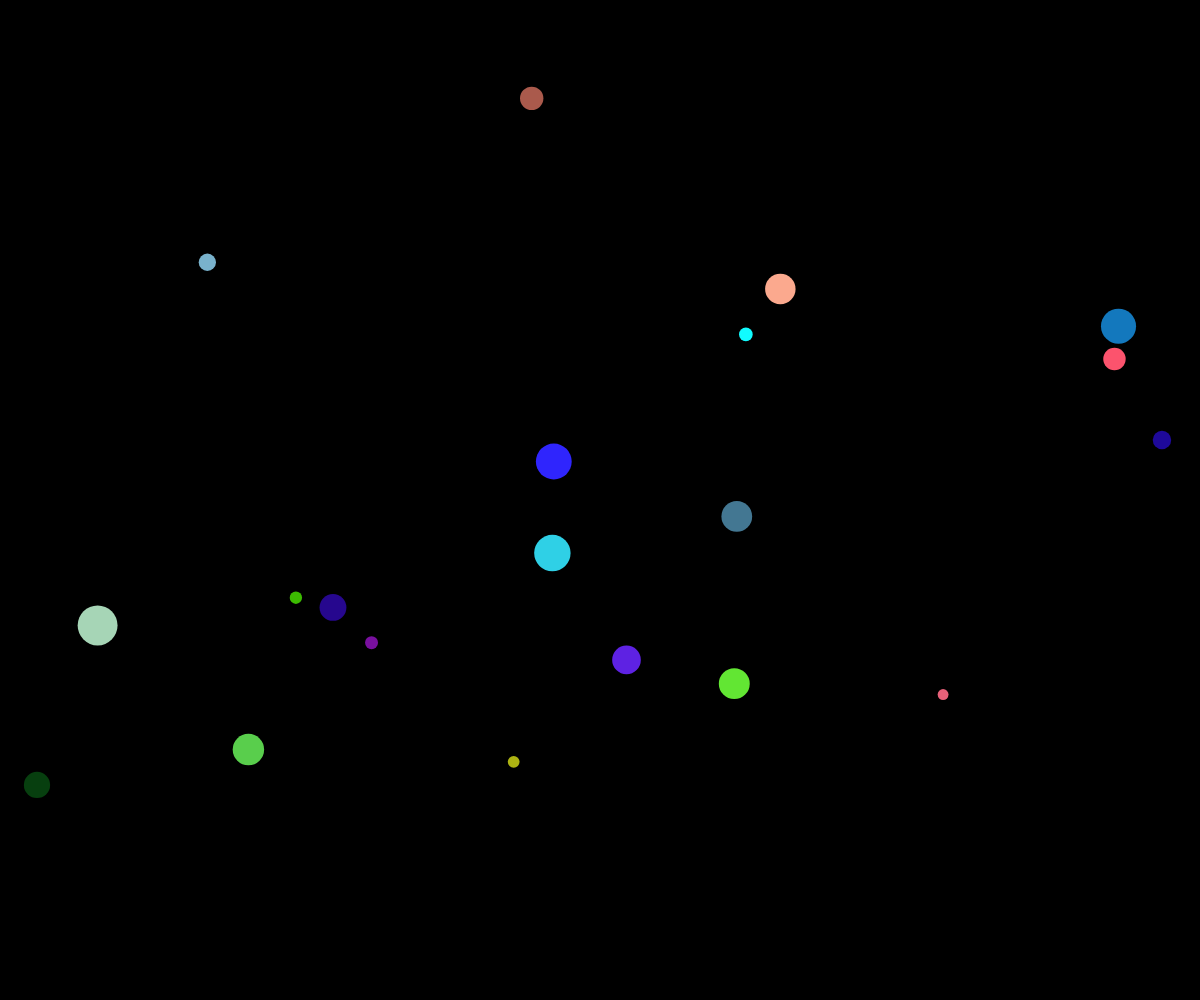
Frame 1 (no input)
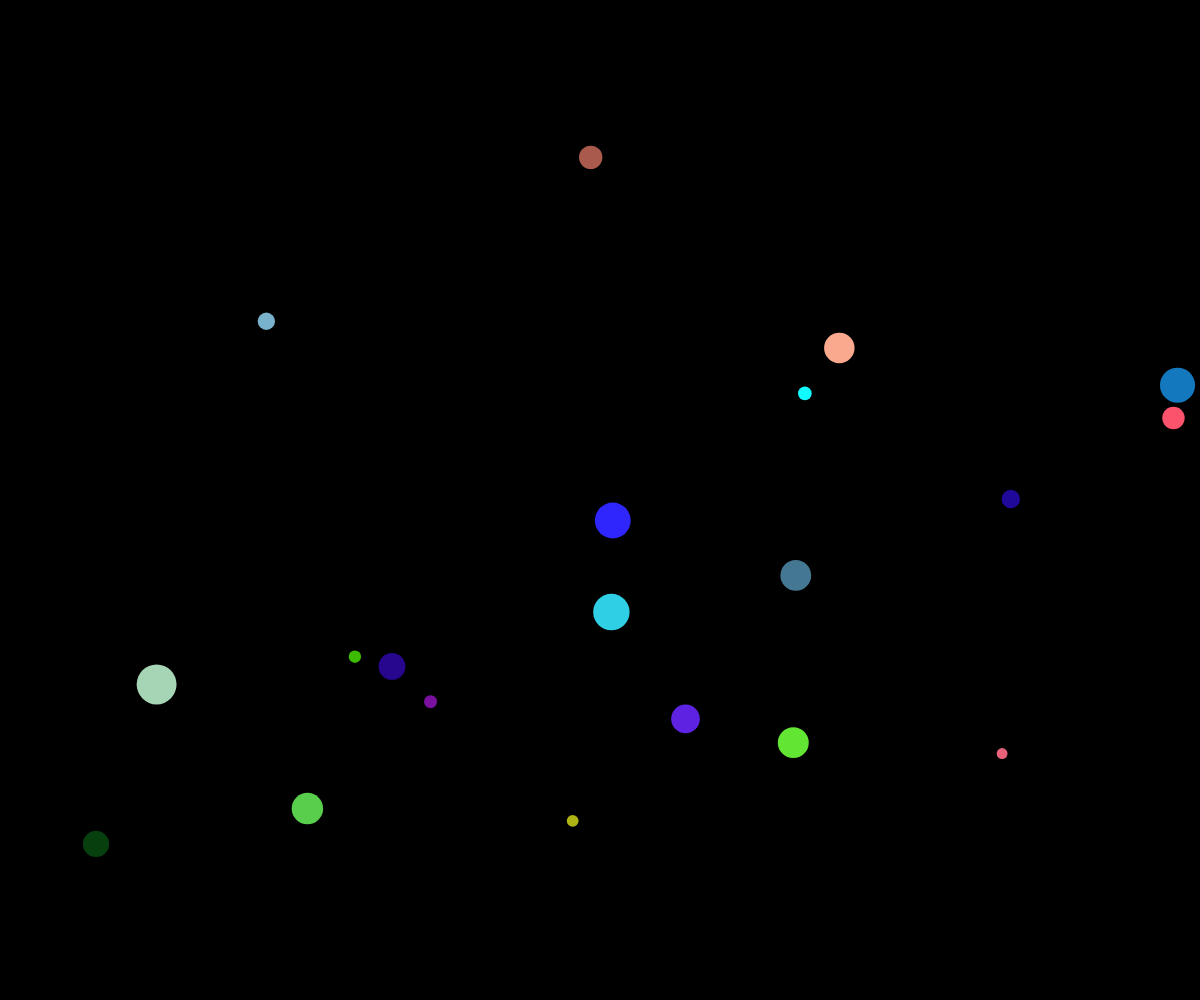
Frame 60 (no input)
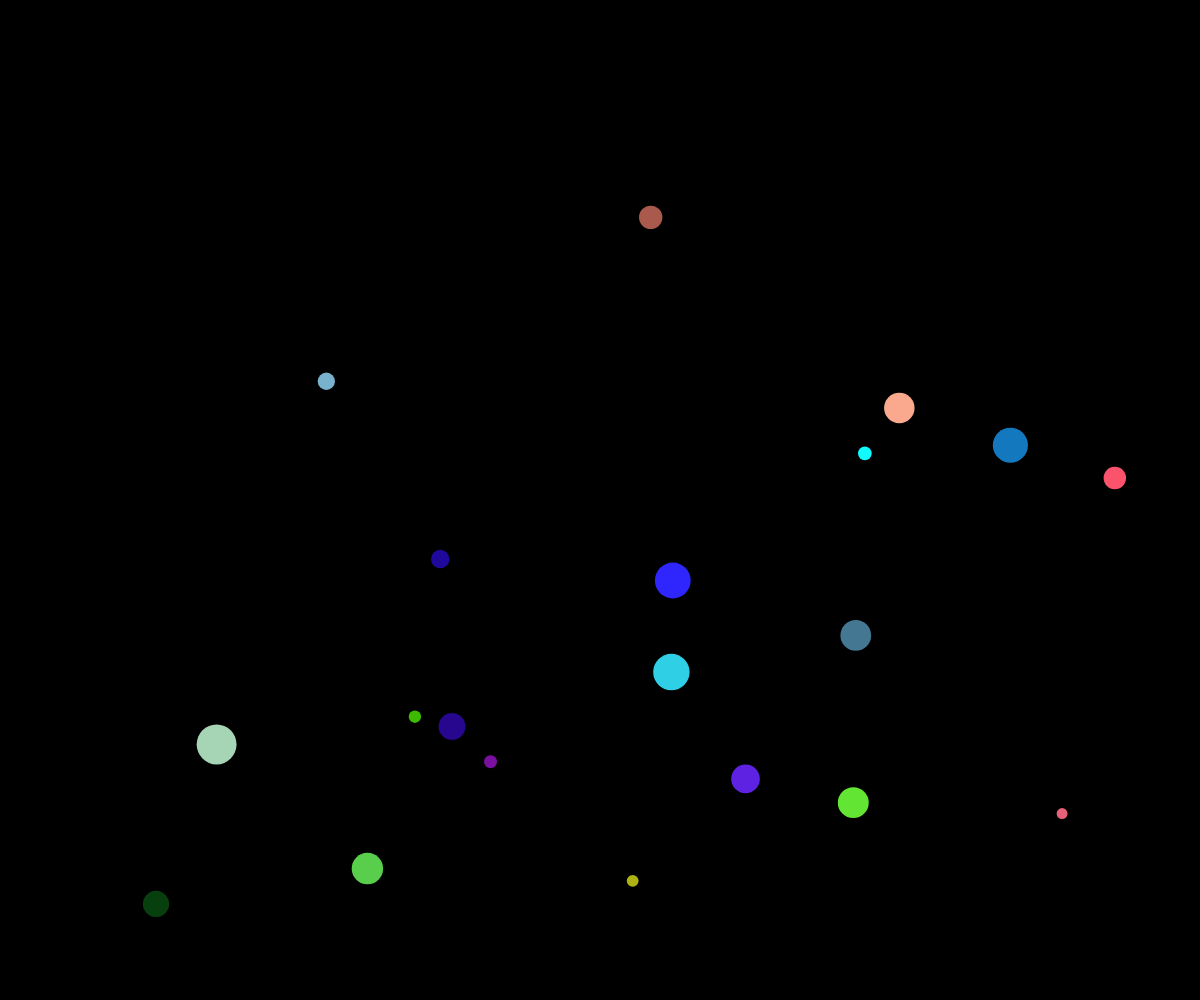
Frame 120 (the mouse pressed at the canvas centre since frame 60)

The p5.js sketch that drew these frames (run headless with seeded random() and noise() and a simulated clock; from frame 60 on, the mouse is pressed at the canvas centre):

// p5.js sketch
// ── sketch.js
var balls = [];

function setup() {
  createCanvas(windowWidth, windowHeight);
  for (var i = 0; i < 20; i++) {
    balls[i] = new Ball(width, height, random(10, 40))
  }
}

function draw() {
  background(0);
  for (var i = 0; i < balls.length; i++) {
    balls[i].draw();
    balls[i].move();
  }
}

function windowResized() {
  resizeCanvas(windowWidth, windowHeight);
}
// ── class.js
function Ball(x, y, size) {
  this.x = random(x);
  this.y = random(y);
  this.size = size;

  this.ball = 0;

  this.rad = size / 2;

  this.dirX = 1;
  this.dirY = 1;
  this.maxDir = 10;

  this.maxWidth = width;
  this.maxHeight = height;

  this.r = random(256);
  this.g = random(256);
  this.b = random(256);

}

Ball.prototype.draw = function() {
  push();
  translate(this.x, this.y);
  fill(this.r, this.g, this.b);
  noStroke();
  this.ball = ellipse(0, 0, this.size);
  pop();
}

Ball.prototype.move = function() {
  this.x += this.dirX;
  this.y += this.dirY;
  this.edgeCheck();
}


Ball.prototype.edgeCheck = function() {
  if (this.x >= this.maxWidth) {
    this.dirX = random(this.maxDir) * -1;
  } else if (this.y >= this.maxHeight) {
    this.dirY = random(this.maxDir) * -1;
  } else if (this.x <= 0) {
    this.dirX = random(this.maxDir);
  } else if (this.y <= 0) {
    this.dirY = random(this.maxDir);
  }

}
